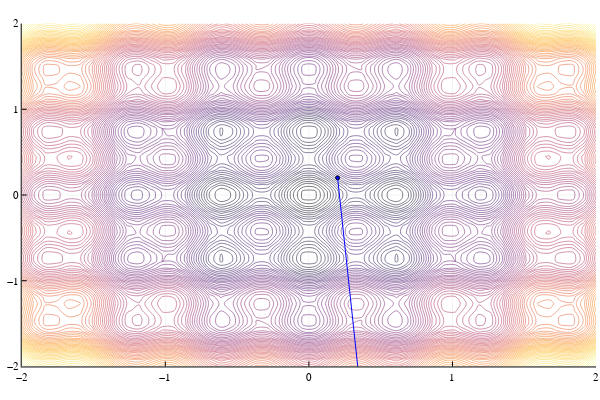

Write notebook code for a chart like this one.
### Code cell
f(x) = x[1]^2 + x[2]^2 + sin(5x[1])^2 + sin(4x[2])^2
a, b = -2, 2

p = contour(
    range(a, b, length=50),
    range(a, b, length=50),
    (x,y) -> f([x;y]),
    levels=100,
    leg=false
)
newton_plot(p, f, [0.2; 0.2])
xlims!(a, b)
ylims!(a, b)
p

### Figure 1 — Plotly figure (JSON) as saved in the notebook; plotly's stock layout.template omitted (floating-point values rounded to 4 significant figures; data arrays with more than 128 entries replaced by an {"elided": "..."} marker saying what was removed)
{"data": [{"colorbar": {"title": ""}, "colorscale": {"elided": "256x2 mixed values"}, "contours": {"coloring": "lines", "showlabels": false}, "hoverinfo": "none", "name": "y1", "ncontours": 102, "showlegend": false, "showscale": false, "type": "contour", "x": [-2, -1.918, -1.837, -1.755, -1.673, -1.592, -1.51, -1.429, -1.347, -1.265, -1.184, -1.102, -1.02, -0.9388, -0.8571, -0.7755, -0.6939, -0.6122, -0.5306, -0.449, -0.3673, -0.2857, -0.2041, -0.1224, -0.04082, 0.04082, 0.1224, 0.2041, 0.2857, 0.3673, 0.449, 0.5306, 0.6122, 0.6939, 0.7755, 0.8571, 0.9388, 1.02, 1.102, 1.184, 1.265, 1.347, 1.429, 1.51, 1.592, 1.673, 1.755, 1.837, 1.918, 2], "xaxis": "x1", "y": [-2, -1.918, -1.837, -1.755, -1.673, -1.592, -1.51, -1.429, -1.347, -1.265, -1.184, -1.102, -1.02, -0.9388, -0.8571, -0.7755, -0.6939, -0.6122, -0.5306, -0.449, -0.3673, -0.2857, -0.2041, -0.1224, -0.04082, 0.04082, 0.1224, 0.2041, 0.2857, 0.3673, 0.449, 0.5306, 0.6122, 0.6939, 0.7755, 0.8571, 0.9388, 1.02, 1.102, 1.184, 1.265, 1.347, 1.429, 1.51, 1.592, 1.673, 1.755, 1.837, 1.918, 2], "yaxis": "y1", "z": {"elided": "50x50 float values"}, "zmax": 9.275, "zmin": 0.07083}, {"colorbar": {"title": ""}, "legendgroup": "y2", "marker": {"color": "rgba(0, 0, 255, 1.000)", "line": {"color": "rgba(0, 0, 0, 1.000)", "width": 1}, "size": 4, "symbol": "circle"}, "mode": "markers", "name": "y2", "showlegend": true, "type": "scatter", "x": [0.2], "xaxis": "x1", "y": [0.2], "yaxis": "y1", "zmax": 9.275, "zmin": 0.07083}, {"colorbar": {"title": ""}, "legendgroup": "y3", "line": {"color": "rgba(0, 0, 255, 1.000)", "dash": "solid", "shape": "linear", "width": 1}, "mode": "lines", "name": "y3", "showlegend": true, "type": "scatter", "x": [0.2, 0.463], "xaxis": "x1", "y": [0.2, -3.927], "yaxis": "y1", "zmax": 9.275, "zmin": 0.07083}, {"colorbar": {"title": ""}, "legendgroup": "y4", "marker": {"color": "rgba(0, 0, 255, 1.000)", "line": {"color": "rgba(0, 0, 0, 1.000)", "width": 1}, "size": 4, "symbol": "circle"}, "mode": "markers", "name": "y4", "showlegend": true, "type": "scatter", "x": [0.463], "xaxis": "x1", "y": [-3.927], "yaxis": "y1", "zmax": 9.275, "zmin": 0.07083}, {"colorbar": {"title": ""}, "legendgroup": "y5", "line": {"color": "rgba(0, 0, 255, 1.000)", "dash": "solid", "shape": "linear", "width": 1}, "mode": "lines", "name": "y5", "showlegend": true, "type": "scatter", "x": [0.463, -1.459], "xaxis": "x1", "y": [-3.927, -3.696], "yaxis": "y1", "zmax": 9.275, "zmin": 0.07083}, {"colorbar": {"title": ""}, "legendgroup": "y6", "marker": {"color": "rgba(0, 0, 255, 1.000)", "line": {"color": "rgba(0, 0, 0, 1.000)", "width": 1}, "size": 4, "symbol": "circle"}, "mode": "markers", "name": "y6", "showlegend": true, "type": "scatter", "x": [-1.459], "xaxis": "x1", "y": [-3.696], "yaxis": "y1", "zmax": 9.275, "zmin": 0.07083}, {"colorbar": {"title": ""}, "legendgroup": "y7", "line": {"color": "rgba(0, 0, 255, 1.000)", "dash": "solid", "shape": "linear", "width": 1}, "mode": "lines", "name": "y7", "showlegend": true, "type": "scatter", "x": [-1.459, -1.831], "xaxis": "x1", "y": [-3.696, -4.221], "yaxis": "y1", "zmax": 9.275, "zmin": 0.07083}, {"colorbar": {"title": ""}, "legendgroup": "y8", "marker": {"color": "rgba(0, 0, 255, 1.000)", "line": {"color": "rgba(0, 0, 0, 1.000)", "width": 1}, "size": 4, "symbol": "circle"}, "mode": "markers", "name": "y8", "showlegend": true, "type": "scatter", "x": [-1.831], "xaxis": "x1", "y": [-4.221], "yaxis": "y1", "zmax": 9.275, "zmin": 0.07083}, {"colorbar": {"title": ""}, "legendgroup": "y9", "line": {"color": "rgba(0, 0, 255, 1.000)", "dash": "solid", "shape": "linear", "width": 1}, "mode": "lines", "name": "y9", "showlegend": true, "type": "scatter", "x": [-1.831, -1.807], "xaxis": "x1", "y": [-4.221, -4.773], "yaxis": "y1", "zmax": 9.275, "zmin": 0.07083}, {"colorbar": {"title": ""}, "legendgroup": "y10", "marker": {"color": "rgba(0, 0, 255, 1.000)", "line": {"color": "rgba(0, 0, 0, 1.000)", "width": 1}, "size": 4, "symbol": "circle"}, "mode": "markers", "name": "y10", "showlegend": true, "type": "scatter", "x": [-1.807], "xaxis": "x1", "y": [-4.773], "yaxis": "y1", "zmax": 9.275, "zmin": 0.07083}, {"colorbar": {"title": ""}, "legendgroup": "y11", "line": {"color": "rgba(0, 0, 255, 1.000)", "dash": "solid", "shape": "linear", "width": 1}, "mode": "lines", "name": "y11", "showlegend": true, "type": "scatter", "x": [-1.807, -1.804], "xaxis": "x1", "y": [-4.773, -4.397], "yaxis": "y1", "zmax": 9.275, "zmin": 0.07083}, {"colorbar": {"title": ""}, "legendgroup": "y12", "marker": {"color": "rgba(0, 0, 255, 1.000)", "line": {"color": "rgba(0, 0, 0, 1.000)", "width": 1}, "size": 4, "symbol": "circle"}, "mode": "markers", "name": "y12", "showlegend": true, "type": "scatter", "x": [-1.804], "xaxis": "x1", "y": [-4.397], "yaxis": "y1", "zmax": 9.275, "zmin": 0.07083}, {"colorbar": {"title": ""}, "legendgroup": "y13", "line": {"color": "rgba(0, 0, 255, 1.000)", "dash": "solid", "shape": "linear", "width": 1}, "mode": "lines", "name": "y13", "showlegend": true, "type": "scatter", "x": [-1.804, -1.804], "xaxis": "x1", "y": [-4.397, -4.666], "yaxis": "y1", "zmax": 9.275, "zmin": 0.07083}, {"colorbar": {"title": ""}, "legendgroup": "y14", "marker": {"color": "rgba(0, 0, 255, 1.000)", "line": {"color": "rgba(0, 0, 0, 1.000)", "width": 1}, "size": 4, "symbol": "circle"}, "mode": "markers", "name": "y14", "showlegend": true, "type": "scatter", "x": [-1.804], "xaxis": "x1", "y": [-4.666], "yaxis": "y1", "zmax": 9.275, "zmin": 0.07083}, {"colorbar": {"title": ""}, "legendgroup": "y15", "line": {"color": "rgba(0, 0, 255, 1.000)", "dash": "solid", "shape": "linear", "width": 1}, "mode": "lines", "name": "y15", "showlegend": true, "type": "scatter", "x": [-1.804, -1.804], "xaxis": "x1", "y": [-4.666, -4.418], "yaxis": "y1", "zmax": 9.275, "zmin": 0.07083}, {"colorbar": {"title": ""}, "legendgroup": "y16", "marker": {"color": "rgba(0, 0, 255, 1.000)", "line": {"color": "rgba(0, 0, 0, 1.000)", "width": 1}, "size": 4, "symbol": "circle"}, "mode": "markers", "name": "y16", "showlegend": true, "type": "scatter", "x": [-1.804], "xaxis": "x1", "y": [-4.418], "yaxis": "y1", "zmax": 9.275, "zmin": 0.07083}, {"colorbar": {"title": ""}, "legendgroup": "y17", "line": {"color": "rgba(0, 0, 255, 1.000)", "dash": "solid", "shape": "linear", "width": 1}, "mode": "lines", "name": "y17", "showlegend": true, "type": "scatter", "x": [-1.804, -1.804], "xaxis": "x1", "y": [-4.418, -4.71], "yaxis": "y1", "zmax": 9.275, "zmin": 0.07083}, {"colorbar": {"title": ""}, "legendgroup": "y18", "marker": {"color": "rgba(0, 0, 255, 1.000)", "line": {"color": "rgba(0, 0, 0, 1.000)", "width": 1}, "size": 4, "symbol": "circle"}, "mode": "markers", "name": "y18", "showlegend": true, "type": "scatter", "x": [-1.804], "xaxis": "x1", "y": [-4.71], "yaxis": "y1", "zmax": 9.275, "zmin": 0.07083}, {"colorbar": {"title": ""}, "legendgroup": "y19", "line": {"color": "rgba(0, 0, 255, 1.000)", "dash": "solid", "shape": "linear", "width": 1}, "mode": "lines", "name": "y19", "showlegend": true, "type": "scatter", "x": [-1.804, -1.804], "xaxis": "x1", "y": [-4.71, -4.435], "yaxis": "y1", "zmax": 9.275, "zmin": 0.07083}, {"colorbar": {"title": ""}, "legendgroup": "y20", "marker": {"color": "rgba(0, 0, 255, 1.000)", "line": {"color": "rgba(0, 0, 0, 1.000)", "width": 1}, "size": 4, "symbol": "circle"}, "mode": "markers", "name": "y20", "showlegend": true, "type": "scatter", "x": [-1.804], "xaxis": "x1", "y": [-4.435], "yaxis": "y1", "zmax": 9.275, "zmin": 0.07083}, {"colorbar": {"title": ""}, "legendgroup": "y21", "line": {"color": "rgba(0, 0, 255, 1.000)", "dash": "solid", "shape": "linear", "width": 1}, "mode": "lines", "name": "y21", "showlegend": true, "type": "scatter", "x": [-1.804, -1.804], "xaxis": "x1", "y": [-4.435, -4.764], "yaxis": "y1", "zmax": 9.275, "zmin": 0.07083}, {"colorbar": {"title": ""}, "legendgroup": "y22", "marker": {"color": "rgba(0, 0, 255, 1.000)", "line": {"color": "rgba(0, 0, 0, 1.000)", "width": 1}, "size": 4, "symbol": "circle"}, "mode": "markers", "name": "y22", "showlegend": true, "type": "scatter", "x": [-1.804], "xaxis": "x1", "y": [-4.764], "yaxis": "y1", "zmax": 9.275, "zmin": 0.07083}, {"colorbar": {"title": ""}, "legendgroup": "y23", "line": {"color": "rgba(0, 0, 255, 1.000)", "dash": "solid", "shape": "linear", "width": 1}, "mode": "lines", "name": "y23", "showlegend": true, "type": "scatter", "x": [-1.804, -1.804], "xaxis": "x1", "y": [-4.764, -4.409], "yaxis": "y1", "zmax": 9.275, "zmin": 0.07083}, {"colorbar": {"title": ""}, "legendgroup": "y24", "marker": {"color": "rgba(0, 0, 255, 1.000)", "line": {"color": "rgba(0, 0, 0, 1.000)", "width": 1}, "size": 4, "symbol": "circle"}, "mode": "markers", "name": "y24", "showlegend": true, "type": "scatter", "x": [-1.804], "xaxis": "x1", "y": [-4.409], "yaxis": "y1", "zmax": 9.275, "zmin": 0.07083}, {"colorbar": {"title": ""}, "legendgroup": "y25", "line": {"color": "rgba(0, 0, 255, 1.000)", "dash": "solid", "shape": "linear", "width": 1}, "mode": "lines", "name": "y25", "showlegend": true, "type": "scatter", "x": [-1.804, -1.804], "xaxis": "x1", "y": [-4.409, -4.688], "yaxis": "y1", "zmax": 9.275, "zmin": 0.07083}, {"colorbar": {"title": ""}, "legendgroup": "y26", "marker": {"color": "rgba(0, 0, 255, 1.000)", "line": {"color": "rgba(0, 0, 0, 1.000)", "width": 1}, "size": 4, "symbol": "circle"}, "mode": "markers", "name": "y26", "showlegend": true, "type": "scatter", "x": [-1.804], "xaxis": "x1", "y": [-4.688], "yaxis": "y1", "zmax": 9.275, "zmin": 0.07083}, {"colorbar": {"title": ""}, "legendgroup": "y27", "line": {"color": "rgba(0, 0, 255, 1.000)", "dash": "solid", "shape": "linear", "width": 1}, "mode": "lines", "name": "y27", "showlegend": true, "type": "scatter", "x": [-1.804, -1.804], "xaxis": "x1", "y": [-4.688, -4.431], "yaxis": "y1", "zmax": 9.275, "zmin": 0.07083}, {"colorbar": {"title": ""}, "legendgroup": "y28", "marker": {"color": "rgba(0, 0, 255, 1.000)", "line": {"color": "rgba(0, 0, 0, 1.000)", "width": 1}, "size": 4, "symbol": "circle"}, "mode": "markers", "name": "y28", "showlegend": true, "type": "scatter", "x": [-1.804], "xaxis": "x1", "y": [-4.431], "yaxis": "y1", "zmax": 9.275, "zmin": 0.07083}, {"colorbar": {"title": ""}, "legendgroup": "y29", "line": {"color": "rgba(0, 0, 255, 1.000)", "dash": "solid", "shape": "linear", "width": 1}, "mode": "lines", "name": "y29", "showlegend": true, "type": "scatter", "x": [-1.804, -1.804], "xaxis": "x1", "y": [-4.431, -4.747], "yaxis": "y1", "zmax": 9.275, "zmin": 0.07083}, {"colorbar": {"title": ""}, "legendgroup": "y30", "marker": {"color": "rgba(0, 0, 255, 1.000)", "line": {"color": "rgba(0, 0, 0, 1.000)", "width": 1}, "size": 4, "symbol": "circle"}, "mode": "markers", "name": "y30", "showlegend": true, "type": "scatter", "x": [-1.804], "xaxis": "x1", "y": [-4.747], "yaxis": "y1", "zmax": 9.275, "zmin": 0.07083}, {"colorbar": {"title": ""}, "legendgroup": "y31", "line": {"color": "rgba(0, 0, 255, 1.000)", "dash": "solid", "shape": "linear", "width": 1}, "mode": "lines", "name": "y31", "showlegend": true, "type": "scatter", "x": [-1.804, -1.804], "xaxis": "x1", "y": [-4.747, -4.424], "yaxis": "y1", "zmax": 9.275, "zmin": 0.07083}, {"colorbar": {"title": ""}, "legendgroup": "y32", "marker": {"color": "rgba(0, 0, 255, 1.000)", "line": {"color": "rgba(0, 0, 0, 1.000)", "width": 1}, "size": 4, "symbol": "circle"}, "mode": "markers", "name": "y32", "showlegend": true, "type": "scatter", "x": [-1.804], "xaxis": "x1", "y": [-4.424], "yaxis": "y1", "zmax": 9.275, "zmin": 0.07083}, {"colorbar": {"title": ""}, "legendgroup": "y33", "line": {"color": "rgba(0, 0, 255, 1.000)", "dash": "solid", "shape": "linear", "width": 1}, "mode": "lines", "name": "y33", "showlegend": true, "type": "scatter", "x": [-1.804, -1.804], "xaxis": "x1", "y": [-4.424, -4.726], "yaxis": "y1", "zmax": 9.275, "zmin": 0.07083}, {"colorbar": {"title": ""}, "legendgroup": "y34", "marker": {"color": "rgba(0, 0, 255, 1.000)", "line": {"color": "rgba(0, 0, 0, 1.000)", "width": 1}, "size": 4, "symbol": "circle"}, "mode": "markers", "name": "y34", "showlegend": true, "type": "scatter", "x": [-1.804], "xaxis": "x1", "y": [-4.726], "yaxis": "y1", "zmax": 9.275, "zmin": 0.07083}, {"colorbar": {"title": ""}, "legendgroup": "y35", "line": {"color": "rgba(0, 0, 255, 1.000)", "dash": "solid", "shape": "linear", "width": 1}, "mode": "lines", "name": "y35", "showlegend": true, "type": "scatter", "x": [-1.804, -1.804], "xaxis": "x1", "y": [-4.726, -4.434], "yaxis": "y1", "zmax": 9.275, "zmin": 0.07083}, {"colorbar": {"title": ""}, "legendgroup": "y36", "marker": {"color": "rgba(0, 0, 255, 1.000)", "line": {"color": "rgba(0, 0, 0, 1.000)", "width": 1}, "size": 4, "symbol": "circle"}, "mode": "markers", "name": "y36", "showlegend": true, "type": "scatter", "x": [-1.804], "xaxis": "x1", "y": [-4.434], "yaxis": "y1", "zmax": 9.275, "zmin": 0.07083}, {"colorbar": {"title": ""}, "legendgroup": "y37", "line": {"color": "rgba(0, 0, 255, 1.000)", "dash": "solid", "shape": "linear", "width": 1}, "mode": "lines", "name": "y37", "showlegend": true, "type": "scatter", "x": [-1.804, -1.804], "xaxis": "x1", "y": [-4.434, -4.757], "yaxis": "y1", "zmax": 9.275, "zmin": 0.07083}, {"colorbar": {"title": ""}, "legendgroup": "y38", "marker": {"color": "rgba(0, 0, 255, 1.000)", "line": {"color": "rgba(0, 0, 0, 1.000)", "width": 1}, "size": 4, "symbol": "circle"}, "mode": "markers", "name": "y38", "showlegend": true, "type": "scatter", "x": [-1.804], "xaxis": "x1", "y": [-4.757], "yaxis": "y1", "zmax": 9.275, "zmin": 0.07083}, {"colorbar": {"title": ""}, "legendgroup": "y39", "line": {"color": "rgba(0, 0, 255, 1.000)", "dash": "solid", "shape": "linear", "width": 1}, "mode": "lines", "name": "y39", "showlegend": true, "type": "scatter", "x": [-1.804, -1.804], "xaxis": "x1", "y": [-4.757, -4.416], "yaxis": "y1", "zmax": 9.275, "zmin": 0.07083}, {"colorbar": {"title": ""}, "legendgroup": "y40", "marker": {"color": "rgba(0, 0, 255, 1.000)", "line": {"color": "rgba(0, 0, 0, 1.000)", "width": 1}, "size": 4, "symbol": "circle"}, "mode": "markers", "name": "y40", "showlegend": true, "type": "scatter", "x": [-1.804], "xaxis": "x1", "y": [-4.416], "yaxis": "y1", "zmax": 9.275, "zmin": 0.07083}, {"colorbar": {"title": ""}, "legendgroup": "y41", "line": {"color": "rgba(0, 0, 255, 1.000)", "dash": "solid", "shape": "linear", "width": 1}, "mode": "lines", "name": "y41", "showlegend": true, "type": "scatter", "x": [-1.804, -1.804], "xaxis": "x1", "y": [-4.416, -4.703], "yaxis": "y1", "zmax": 9.275, "zmin": 0.07083}, {"colorbar": {"title": ""}, "legendgroup": "y42", "marker": {"color": "rgba(0, 0, 255, 1.000)", "line": {"color": "rgba(0, 0, 0, 1.000)", "width": 1}, "size": 4, "symbol": "circle"}, "mode": "markers", "name": "y42", "showlegend": true, "type": "scatter", "x": [-1.804], "xaxis": "x1", "y": [-4.703], "yaxis": "y1", "zmax": 9.275, "zmin": 0.07083}, {"colorbar": {"title": ""}, "legendgroup": "y43", "line": {"color": "rgba(0, 0, 255, 1.000)", "dash": "solid", "shape": "linear", "width": 1}, "mode": "lines", "name": "y43", "showlegend": true, "type": "scatter", "x": [-1.804, -1.804], "xaxis": "x1", "y": [-4.703, -4.435], "yaxis": "y1", "zmax": 9.275, "zmin": 0.07083}, {"colorbar": {"title": ""}, "legendgroup": "y44", "marker": {"color": "rgba(255, 0, 0, 1.000)", "line": {"color": "rgba(0, 0, 0, 1.000)", "width": 1}, "size": 6, "symbol": "circle"}, "mode": "markers", "name": "y44", "showlegend": true, "type": "scatter", "x": [-1.804], "xaxis": "x1", "y": [-4.435], "yaxis": "y1", "zmax": 9.275, "zmin": 0.07083}], "layout": {"annotations": [], "height": 400, "margin": {"b": 20, "l": 0, "r": 0, "t": 20}, "paper_bgcolor": "rgba(255, 255, 255, 1.000)", "plot_bgcolor": "rgba(255, 255, 255, 1.000)", "showlegend": false, "width": 600, "xaxis": {"anchor": "y1", "domain": [0.03619, 0.9934], "gridcolor": "rgba(0, 0, 0, 0.100)", "gridwidth": 0.5, "linecolor": "rgba(0, 0, 0, 1.000)", "mirror": false, "range": [-2, 2], "showgrid": true, "showline": true, "showticklabels": true, "tickangle": 0, "tickcolor": "rgb(0, 0, 0)", "tickfont": {"color": "rgba(0, 0, 0, 1.000)", "family": "sans-serif", "size": 11}, "tickmode": "array", "ticks": "inside", "ticktext": ["−2", "−1", "0", "1", "2"], "tickvals": [-2, -1, 0, 1, 2], "title": "", "titlefont": {"color": "rgba(0, 0, 0, 1.000)", "family": "sans-serif", "size": 15}, "type": "-", "visible": true, "zeroline": false, "zerolinecolor": "rgba(0, 0, 0, 1.000)"}, "yaxis": {"anchor": "x1", "domain": [0.03762, 0.9902], "gridcolor": "rgba(0, 0, 0, 0.100)", "gridwidth": 0.5, "linecolor": "rgba(0, 0, 0, 1.000)", "mirror": false, "range": [-2, 2], "showgrid": true, "showline": true, "showticklabels": true, "tickangle": 0, "tickcolor": "rgb(0, 0, 0)", "tickfont": {"color": "rgba(0, 0, 0, 1.000)", "family": "sans-serif", "size": 11}, "tickmode": "array", "ticks": "inside", "ticktext": ["−2", "−1", "0", "1", "2"], "tickvals": [-2, -1, 0, 1, 2], "title": "", "titlefont": {"color": "rgba(0, 0, 0, 1.000)", "family": "sans-serif", "size": 15}, "type": "-", "visible": true, "zeroline": false, "zerolinecolor": "rgba(0, 0, 0, 1.000)"}}}
